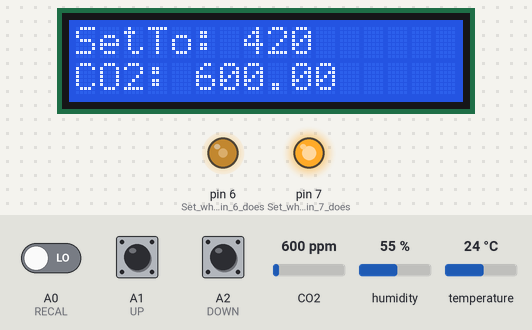
The sketch below on a simulated Arduino Uno, built for the host (arithmetic inside an expression is 32-bit, double 64-bit). On the bench: 16×2 character LCD, output pins drawn as LEDs (lit = HIGH). The test bench sets the inputs (shaded band); at power-on: A0 (RECAL) LOW, CO2 600 ppm, A1 (UP) LOW, A2 (DOWN) LOW, humidity 55 %, temperature 24 °C. What the sketch prints to the serial monitor is not drawn.

Above: at 3.7 s.
3.8 s: A0 (RECAL) driven HIGH
At 4.9 s:
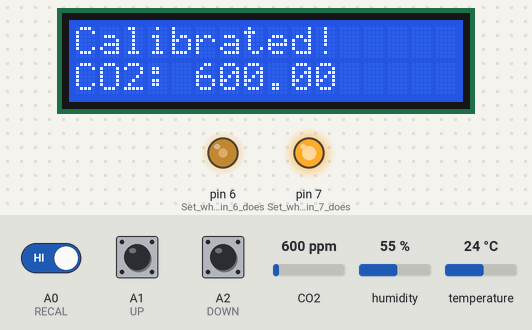
6.8 s: CO2 set to 1050 ppm
At 8.3 s:
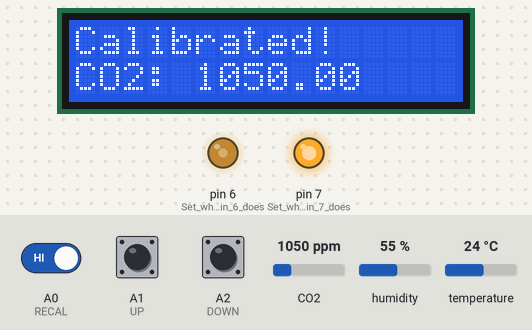
9.8 s: A1 (UP) pulled HIGH for 1 s
At 10.75 s:
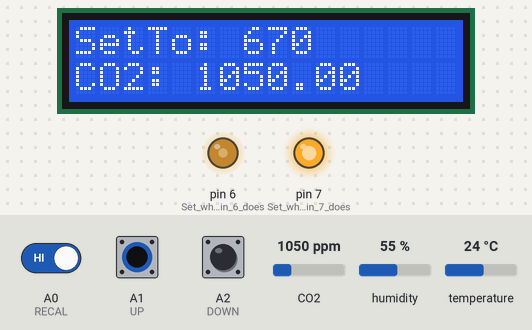
12.3 s: A2 (DOWN) pulled HIGH for 0.15 s
At 12.66 s:
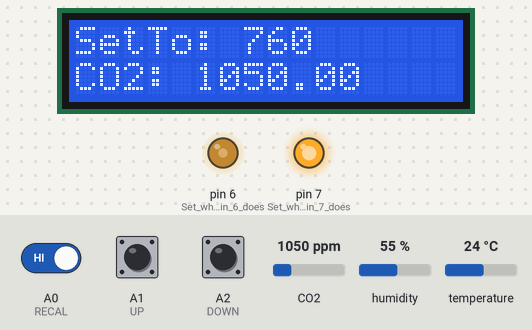
15.4 s: A2 (DOWN) pulled HIGH for 1 s
At 16.31 s:
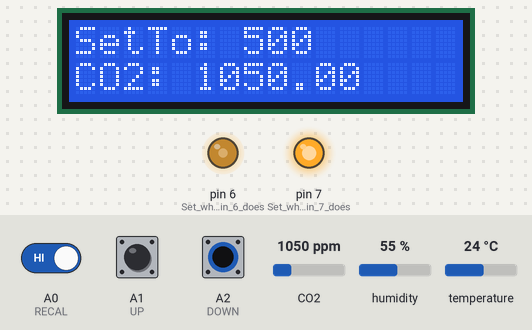
19.4 s: A1 (UP) pulled HIGH for 3.2 s
At 22.65 s:
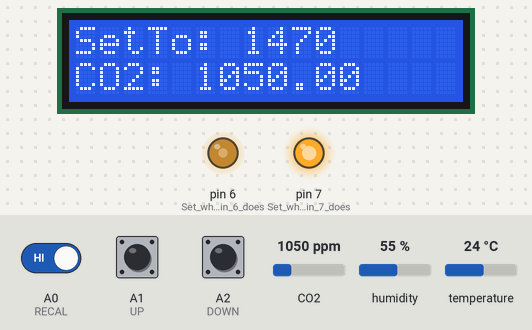
Timing chart, 0 to 24.1 s (numbered marks = the images above; inputs shaded):
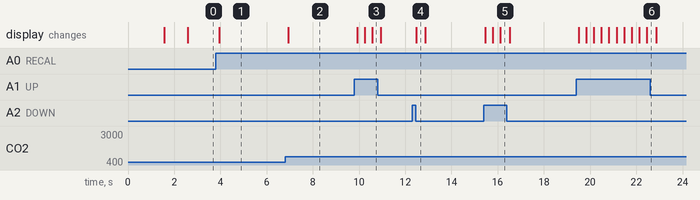

Measured:
- after the input at 3.8 s, the display: changes after 0.14 s (image 1)
- after the input at 6.8 s, the display: changes after 0.13 s (image 2)
- after the input at 9.8 s, the display: first changes after 0.12 s (image 3 shows a later state)
- after the input at 12.3 s, the display: changes after 0.17 s (image 4)
- after the input at 15.4 s, the display: first changes after 0.05 s (image 5 shows a later state)
- after the input at 19.4 s, the display: first changes after 0.12 s (image 6 shows a later state)

The sketch:

SCD-30_CO2_Calibration_Tool.ino
```cpp
// (licence header left out)
/*
Info:
Code to quickly recalibrate a SCD-30 sensor using Arduino. If sensor is not returning values around 400-450ppm when outside, use this code to reset it.
Add three buttons which allows tuning the calibration value and running repeatedly for multiple sensors without reprogramming. Useful if calibrating multiple sensors.
Also disables automatic self-calibration because it has caused problems.
Afterward it will take measurements and display them to screen indefinitely so you can check your work.
Does NOT log data. Does NOT use RTC.

Loop takes up to 2 seconds, so may have to hold down buttons for a moment before it runs.

LCD = Liquid Crystal Display (Screen)

Resources Used:
https://learn.adafruit.com/adafruit-scd30
*/
#include <Adafruit_SCD30.h>
#include <LiquidCrystal.h>
//~~~~~~~~~~~~~~~~~~~~~~~~~~~~~~~// ^Import Packages^
LiquidCrystal lcd(9, 8, 5, 4, 3, 2); // Set LCD Screen pins
Adafruit_SCD30  scd30; // Define Sensor

//Set pins
const int UP = A1;
const int DOWN = A2;
const int RECAL = A0;

//Target PPM setting for sensor. Should be equal to the expected value in calibration environment.
int ppmValue = 420; //ppm

/*~~~~~~~~~~~~~~~~~~~~~~~~~~~~~~~*/
void setup() { // Start setup
  Serial.begin(9600);

  lcd.begin(16, 2); // Set size of LCD screen
  pinMode(6, OUTPUT); // Set what pin 6 does (output)
  pinMode(7, OUTPUT); // Set what pin 7 does (output)
  pinMode(UP, INPUT);
  pinMode(DOWN, INPUT);
  pinMode(RECAL, INPUT);

  digitalWrite(7, HIGH); // Set LCD brightness, you can change it if you want to
  analogWrite(6, 120); // Setting LCD contrast, you can change it if you want to

  scd30.begin(); // Start CO2 Sensor

  //Print info
  lcd.setCursor(0,0);
  lcd.print("CO2 Recalibrator");
  lcd.setCursor(0,1);
  lcd.print("Firmware V.2.0");
  delay(1500);
  lcd.clear();
  lcd.setCursor(0,0);
  lcd.print("(C)Eric Woo-Shem");
  delay(1000);


} // End setup
/*~~~~~~~~~~~~~~~~~~~~~~~~~~~~~~~*/

void loop() {
  // Repeatedly read in values once the calibration is complete. So you can check the sensor if you have LCD connected.
  if (scd30.dataReady()){ // If CO2 data
    if (!scd30.read()) //If problem reading data
      {
        return; // Don't do the the following ↓↓↓
       }
    lcd.clear();
    lcd.setCursor(0,0); // Set LCD Screen cursor position
    lcd.print("SetTo: " + String(ppmValue)); // Different first line message to indicate it is running calibration code.
    lcd.setCursor(0,1); // Set LCD Screen cursor position
    lcd.print("CO2: " + String(scd30.CO2)); // Write the CO2 level to the LCD Screen

    int upVal=digitalRead(UP);
    int downVal=digitalRead(DOWN);
    int recVal=digitalRead(RECAL);

    //Serial lines for debugging. OK to remove
    Serial.println("UP: " + String(upVal));
    Serial.println("DOWN: " + String(downVal));
    Serial.println("RECAL: " + String(recVal));

    //Detect each button
    if (upVal==HIGH){ //Push button for "UP" is activated
        ppmValue += 10; //Increase CO2 target PPM by 10
    }
    else if (downVal==HIGH){ //Push button for "DOWN" is activated
        ppmValue -= 10; //Decrease CO2 target PPM by 10
    }
    else if (recVal==HIGH){ //Push button to SET NEW CALIBRATION LEVELS is activated

        // Disable automatic self-calibration because it tends to make sensors get off over time
        // Note: if set to true, self-calibration is enabled.
        scd30.selfCalibrationEnabled(false);

        // Force recalibration to approximate current outdoor value
        // ONLY DO THIS WHEN OUTSIDE AND SENSOR IS AWAY FROM PEOPLE, WIND, AND OTHER SOURCES OF ERROR
        // Typical outdoor value is 410-440ppm.
        // Comment out to only disable self-calibration
        scd30.forceRecalibrationWithReference(ppmValue); //IMPORTANT CHANGE THIS VALUE TO YOUR EXPECTED VALUE
        //Serial.println("Recalibrating disconnected");
        int i = 1;
        while(i<4){
            if (scd30.dataReady()){ // If CO2 data
                if (!scd30.read()) //If probelm reading data
                  {
                    return; // Don't do the the following ↓↓↓
                   }
                lcd.clear();
                lcd.setCursor(0,0); // Set LCD Screen cursor position
                lcd.print("Calibrated!"); // Write to LCD Screen
                Serial.println("Calibrated!");
                lcd.setCursor(0,1); // Set LCD Screen cursor position
                lcd.print("CO2: " + String(scd30.CO2)); // Write the CO2 level to the LCD Screen
                Serial.println("CO2: " + String(scd30.CO2));
            }
            else { // if SCD30 not ready
                Serial.println("SCD30 not ready :(");
                lcd.setCursor(0,0); // Set LCD Screen cursor position
                lcd.print("Calibrated!"); // Write to LCD Screen
                delay(500); //Prevent immediate retry
            }
            Serial.println("i = " + String(i));
            i += 1;
        } //end while
    } //end else if RECALIBRATE button is activated
  } //End if dataready
} //End Loop()
```
